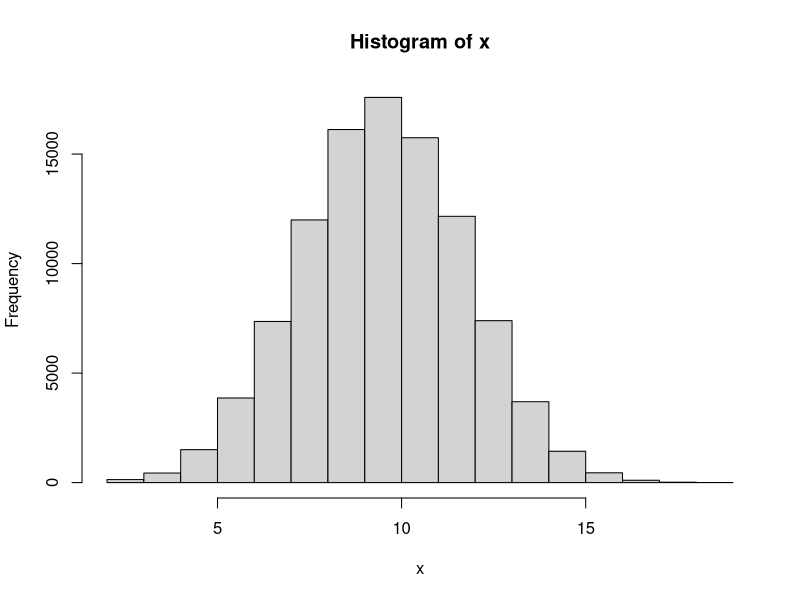
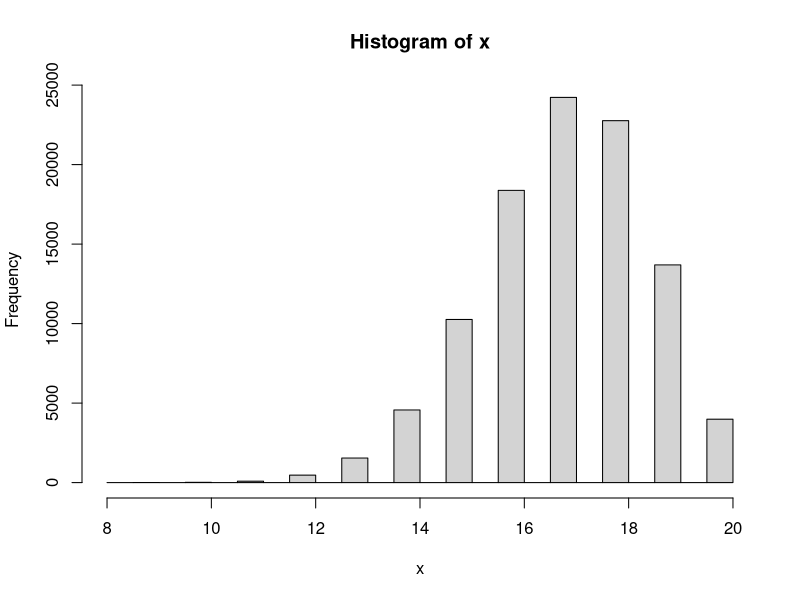

R code for these plots, in order:
#------------------

# Answer to the Question # 01

#------------------

# No 1 of Question # 01 

#a) 

# Taking a sample with n = 20 and p = 0.5

x1 <- rbinom(1, 20, 0.5)

#The value of x1

x1


#b) 

#Finding the range for x1 with n = 20 and p = 0.5


n <- 20

p <- 0.5


# Finding and defining the minimum value

min_value <- min(0, n)

# Finding and defining the maximum value

max_value <- max(0:n)

# Calculate the cumulative probability at the minimum value

cdf_min <- pbinom(min_value, n, p)

# Calculate the cumulative probability at the maximum value

cdf_max <- pbinom(max_value, n, p)

# Range of the binomial distribution

range_binomial <- c(min_value, max_value)

range_binomial


# No.2 of Question.1

# Repeating Question.1 for N = 100000 times


N <- 100000

x <- rep(NA, N)

x

for (i in 1: N){
  x[i] <- rbinom(1, 20, 0.5)
}

x

# Plot the histogram

hist(x)

#Find the minimum and maximum value

max(x)

min(x)


#3 of Q.1 

# Now setting if x is bigger or less than 15 then y = 1 . And y = 0 otherwise.

y_1 <- ifelse(c(x)>=15, 1,0)

y_1


# 4 of Q.1

#Calculating summation of y

sum(y_1)


#5 of Q.1 

# Now repeating all the steps above for n = 20 and p = 0.85


#a) 

# Taking a sample 

x1 <- rbinom(1, 20, 0.85)
x1


#b)

#Finding the range for x1

n <- 20

p <- 0.85

# Find the minimum value

min_value <- min(0, n)

# Find the maximum value

max_value <- max(0:n)

# Calculate the cumulative probability at the minimum value

cdf_min <- pbinom(min_value, n, p)

# Calculate the cumulative probability at the maximum value

cdf_max <- pbinom(max_value, n, p)

# Range of the binomial distribution

range_binomial <- c(min_value, max_value)

range_binomial


#c. 

# Now taking N = 100000 times

N <- 100000

x <- rep(NA, N)

x

for (i in 1: N){
  x[i] <- rbinom(1, 20, 0.85)
}

x

# Plot the histogram

hist(x)


#Find the minimum and maximum value

max(x)

min(x)


#d. 

# Now setting if x is bigger or less than 15 then y = 1 . And y = 0 otherwise

y_1 <- ifelse(c(x)>=15, 1,0)

y_1

#e. 

#Calculating summation of y

sum(y_1)


#f. 

#Calculating summation of y divided by N

sum(y_1) / N


# ---------------------------------------------

# Answer to the Question # 01 - (6) : 

# ---------------------------------------------


# Now I have to make a guess about type I and type II errors for Null Hypothesis H0: p0 = 0.5 VS Alternative hypothesis H1: p1 = 0.85. For setting that what is the chance of a fair coin landing on heads at least 15 times out of 20 flips?


# Type I error means we reject the null hypothesis when it is true. It is also known as 'False Positive'. The significance level or alpha (a) is the probability of making a type I error. We usually set it as 0.05 or 0.01.


# The chance of a fair coin landing on heads at least 15 times out of 20 flips, we are using binomial distribution and a two-tailed test for this question. By calculating on the calculator it is found that the probability of getting 15 or more successes out of 20 trials when the p0 = 0.5 is approximately 0.026. So, it can be said that if the p0 = 0.5, we would reject the null hypothesis and conclude that the proportion is significantly different from 0.5 in about 2.6% of the cases.

# On the other hand, Type II error means we fail to reject the null hypothesis when it is actually false. It is also known as 'False Negative'. The probability of making a type II error is denoted by beta (B).

# To find the probability of a type II error, we know that for the alternative hypothesis, p1 = 0.85. By calculating on the calculator, we got that the chance of a fair coin landing on heads at least 15 times out of 20 flips when p1 = 0.85 is approximately 0.408. This means we would fail to reject the null hypothesis and conclude that the proportion is not significantly different from 0.5 in about 40.8% of the cases.

# In summary, the estimated probabilities of making a type I error and a type II error for this hypothesis test are approximately 0.026 and 0.408, respectively.



# ---------------------------------------------

#Answer to the Q. 2 :

# ---------------------------------------------


# Here is the sample: 2 2 1 2 2 2 1 1 2 1 1 2 2 1 1 2 1 2 2 2 1 2 1 2 1 2 2 2 2 2 2 2 2 1 2 1 2 1 2 2


# We have to test whether the sample is random or not.


# To test whether the process of treatment assignments is random, we will use a chi-squared fit test. At first, we will count the number of treatments of each type, and then compare the observed frequencies to the expected frequencies under the assumption of a random process.

# In this case, there are 40 treatments. Among them:
  
# For Observed frequencies: Type 1 = 18 treatments and Type 2 = 22 treatments.

# Expected frequencies (we assume that there is randomness): Type 1 = 20 treatments and Type 2 = 20  treatments. (As there are 40 treatments in total and a 50% chance of each type).


# To calculate the chi-squared statistic, we can use the formula:
  
#  χ2 = Σ ((Oi - Ei)² / Ei)

# Here,

# Oi = Observed Frequency for category  i , (here i = 1 or 2), 

# Ei = Expected frequency for category i, (here i = 1 or 2).

# And the sum is taken over all categories.

# By using an online calculator and plugging the numbers, we got that:
  
  
# χ2 = ((18-20)²/20) + ((22-20)²/20) = 0.4


# To determine whether this value is statistically significant, we need to compare it to a chi-squared distribution with one degree of freedom (since we have two categories and one parameter estimated from the data). Using a table, we find that the p-value for this test is approximately 0.5, which is very large.

# Therefore, we fail to reject the null hypothesis that the treatment assignments are random. In other words, there is no evidence to suggest that the process was biased or non-random.

# [This question can be solved in multiple ways]

# ---------------------------------------------

#Answer to the Q. 3 :

# ---------------------------------------------


#Answer for 3 - a


#1

# Taking a sample

x2 <- rbinom(1, 1, 0.5)
x2


#Then identify the range

n <- 1
p <- 0.5


# Find the minimum value

min_value <- min(0, n)


# Find the maximum value

max_value <- max(0:n)


# Calculate the cumulative probability at the minimum value

cdf_min <- pbinom(min_value, n, p)

# Calculate the cumulative probability at the maximum value

cdf_max <- pbinom(max_value, n, p)

# Range of the binomial distribution

range_binomial <- c(min_value, max_value)

range_binomial


#For question 3 - (a) - #2 and #3

# Patient will get “A” if x2 = 1, and get “B” if x2 = 0

# Repeating 1 & 2 for N = 40


N <- 40
x <- rep(NA, N)

x

for (i in 1: N){
  x[i] <- rbinom(1, 1, 0.5)
}

x

# Now assigning A and B for 1 and 0 respectively.

x[x == 1] <- "A"
x[x == 0] <- "B"


# print the modified values of x

print(x)


#Number of A and B

table(x)


# --------------------------------------------


# --------------------------------------------


#Answer for 3 - b

# Now we will use random permutated block randomization with a block size of 40 (including 20 “A”s and 20 “B”s)

# Set the block size

block_size <- 40


# Create a vector of treatment assignments

treatments <- rep(c("A", "B"), length.out = block_size*1)


# Create a vector of block assignments

blocks <- rep(1:1, each = block_size)


# Randomly permute the blocks

blocks <- sample(blocks)


# Order the treatment assignments within each block

for (i in 1:1) {
  treatments[blocks == i] <- sample(treatments[blocks == i])
}

# View the resulting treatment assignments by block

a <- split(treatments, blocks)

a

#Calculating the Number of A and B

table(a)

# The difference between 3(a) and 3 (b) is that - in 3 (a), though the probability is p = 0.5, for the N = 40, the number of A and B is not the same. For my case , A = 18 and B = 22. But, in 3 (b) we used random permutated block randomization with a block size of 40. And for this case number of A and B is same. For my case , A = 20 and B = 20.



# --------------------------------------------

# --------------------------------------------


# Answer for 3 - c


# Set the block size of 8


block_size <- 8


# Create a vector of treatment assignments


treatments <- rep(c("A", "B"), length.out = block_size*5)


# Create a vector of block assignments


blocks <- rep(1:5, each = block_size)


# Randomly permute the blocks

blocks <- sample(blocks)



# Order the treatment assignments within each block

for (i in 1:5) {
  treatments[blocks == i] <- sample(treatments[blocks == i])
}


# View the resulting treatment assignments by block. There are 5 different blocks with a block size of 8


d <- split(treatments, blocks)
d

# Now, merging all the 5 different blocks into 1. So, now there will be 40


b <- unsplit(treatments, blocks)

b


#Number of A and B

table(b)

# The difference between 3(b) and 3 (c) is that - in 3 (b), we used random permutated block randomization with a block size of 40. And for this case number of A and B is same. For my case , it was A = 20 and B = 20. But, in 3 (c) though we used random permutated block randomization, but this time with a block size of 8. After that we added all the 8 blocks so total sample is 40. And for this case number of A and B is not same. For my case , it was A = 24 and B = 16. 

# If we stop the study for toxicity for in sample size = 20, then for 3 (b) = The difference between number of A and B will not be that much. 

# But, for 3 (c) = The difference between the number of A and B will be more than 3 (b)
